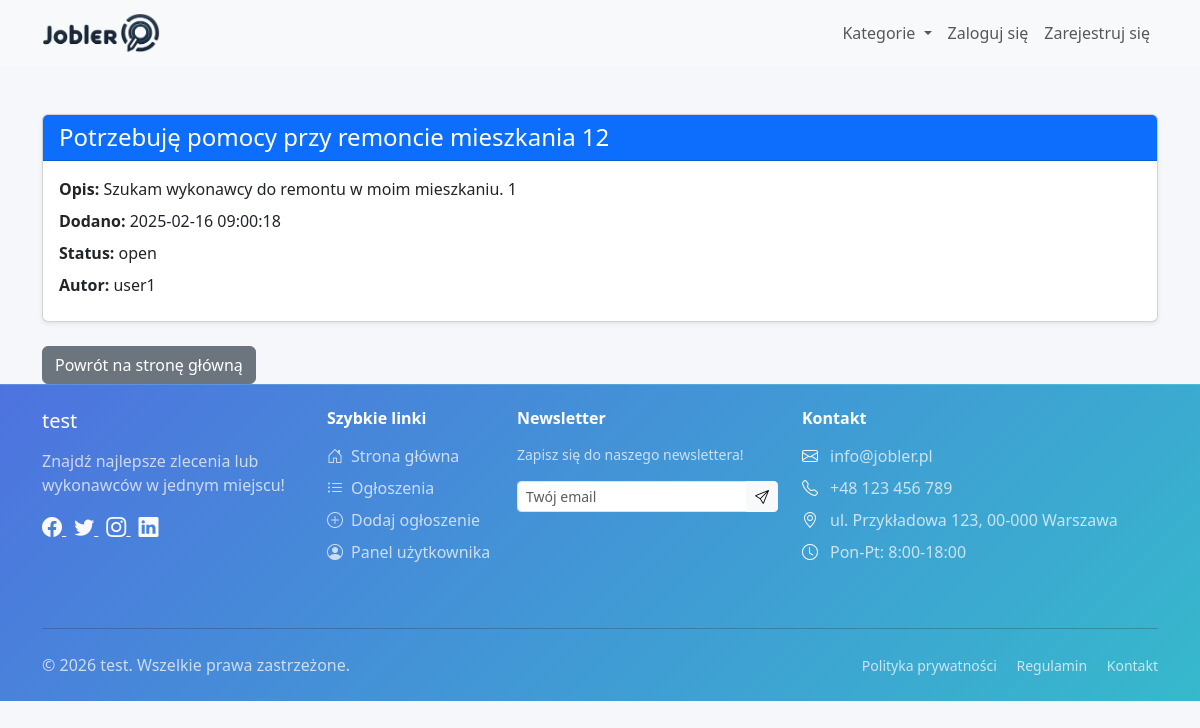
The page /views/job/view.php?id=1 on the database its author committed.
### tables this page shows
CREATE TABLE `site_settings` (
  `id` int(11) NOT NULL,
  `title` varchar(255) NOT NULL,
  `logo` varchar(255) NOT NULL,
  `categories` text DEFAULT NULL,
  `meta_description` text DEFAULT NULL,
  `meta_keywords` text DEFAULT NULL,
  `max_ads` int(11) DEFAULT 10,
  `promotion_fee` decimal(10,2) DEFAULT 10.00,
  `facebook_url` varchar(255) DEFAULT NULL,
  `twitter_url` varchar(255) DEFAULT NULL,
  `instagram_url` varchar(255) DEFAULT NULL,
  `linkedin_url` varchar(255) DEFAULT NULL,
  `contact_email` varchar(255) DEFAULT NULL,
  `contact_phone` varchar(50) DEFAULT NULL,
  `contact_address` text DEFAULT NULL,
  `business_hours` varchar(255) DEFAULT NULL,
  `created_at` timestamp NOT NULL DEFAULT current_timestamp(),
  `updated_at` timestamp NOT NULL DEFAULT current_timestamp() ON UPDATE current_timestamp(),
  `allow_registration` tinyint(1) NOT NULL DEFAULT 0,
  `smtp_server` varchar(255) DEFAULT NULL,
  `smtp_port` int(11) DEFAULT NULL,
  `smtp_username` varchar(255) DEFAULT NULL,
  `smtp_password` varchar(255) DEFAULT NULL,
  `default_language` varchar(10) NOT NULL DEFAULT 'pl',
  `layout_variant` varchar(50) NOT NULL DEFAULT 'classic',
  `company_name` varchar(255) DEFAULT NULL,
  `company_tax_id` varchar(50) DEFAULT NULL,
  `company_addresses` text DEFAULT NULL,
  `company_emails` text DEFAULT NULL,
  `company_phones` text DEFAULT NULL,
  `favicon` varchar(255) DEFAULT NULL,
  `meta_title` varchar(255) DEFAULT NULL,
  `maintenance_mode` tinyint(1) NOT NULL DEFAULT 0,
  `maintenance_message` text DEFAULT NULL,
  `email_templates` mediumtext DEFAULT NULL,
  `sitemap_enabled` tinyint(1) NOT NULL DEFAULT 1,
  `sitemap_last_generated` datetime DEFAULT NULL,
  `last_system_backup` varchar(255) DEFAULT NULL,
  `last_database_backup` varchar(255) DEFAULT NULL
);

CREATE TABLE `jobs` (
  `id` int(11) NOT NULL,
  `user_id` int(11) NOT NULL,
  `title` varchar(255) NOT NULL,
  `description` text NOT NULL,
  `status` enum('open','in_progress','closed') NOT NULL DEFAULT 'open',
  `created_at` timestamp NOT NULL DEFAULT current_timestamp(),
  `updated_at` timestamp NOT NULL DEFAULT current_timestamp() ON UPDATE current_timestamp(),
  `points_required` int(11) NOT NULL DEFAULT 1,
  `category_id` int(11) DEFAULT NULL,
  `executor_id` int(11) DEFAULT NULL
);

CREATE TABLE `users` (
  `id` int(11) NOT NULL,
  `email` varchar(255) NOT NULL,
  `password` varchar(255) NOT NULL,
  `role` enum('user','executor','admin') NOT NULL DEFAULT 'user',
  `created_at` timestamp NOT NULL DEFAULT current_timestamp(),
  `email_verified_at` datetime DEFAULT NULL,
  `last_login` datetime DEFAULT NULL,
  `last_activity` datetime DEFAULT NULL,
  `name` varchar(255) NOT NULL,
  `username` varchar(255) NOT NULL,
  `updated_at` timestamp NOT NULL DEFAULT current_timestamp() ON UPDATE current_timestamp(),
  `registration_ip` varchar(45) DEFAULT NULL,
  `user_agent` varchar(500) DEFAULT NULL,
  `last_login_ip` varchar(45) DEFAULT NULL,
  `status` enum('active','inactive') DEFAULT 'active',
  `phone` varchar(15) DEFAULT NULL,
  `account_balance` int(11) NOT NULL DEFAULT 0,
  `avatar` varchar(255) DEFAULT NULL,
  `need_change` tinyint(1) NOT NULL DEFAULT 0,
  `newsletter_subscription` tinyint(1) DEFAULT 0
);

### models/Database.php (called while the page is built, shortened)
<?php
class Database {
    private static $pdo;
    public static function getConnection() {
        if (self::$pdo == null) {
            try {
                self::$pdo = new PDO(
                    'mysql:host=localhost;dbname=jobler',
                    'root',
                    ''
                );
                self::$pdo->setAttribute(PDO::ATTR_ERRMODE, PDO::ERRMODE_EXCEPTION);
                self::$pdo->setAttribute(PDO::ATTR_DEFAULT_FETCH_MODE, PDO::FETCH_ASSOC);
            } catch (PDOException $e) {
                die("Connection failed: " . $e->getMessage());
            }
        }
        return self::$pdo;
    }
}
?>

### models/SiteSettings.php (called while the page is built, shortened)
<?php
include_once('Database.php');
class SiteSettings {
    private $pdo;
    public function __construct($pdo = null) {
        $this->pdo = $pdo ?: Database::getConnection();
    }
    private function ensureSettingsColumns() {
        $stmt = $this->pdo->query("SHOW COLUMNS FROM site_settings");
        $existingColumns = $stmt ? $stmt->fetchAll(PDO::FETCH_COLUMN) : [];
    }
    public function getSettings() {
        $this->ensureSettingsColumns();
        $query = $this->pdo->query("SELECT * FROM site_settings LIMIT 1");
        $result = $query->fetch(PDO::FETCH_ASSOC);
        return $result;
    }
}
?>

### models/Job.php (called while the page is built, shortened)
<?php
include_once('Database.php');
class Job {
    private $pdo;
    public function __construct() {
        $this->pdo = Database::getConnection();
    }
    public function getJobDetails($jobId) {
        $sql = "SELECT jobs.*, users.name as user_name
                FROM jobs
                LEFT JOIN users ON jobs.user_id = users.id
                WHERE jobs.id = :job_id";
        $stmt = $this->pdo->prepare($sql);
        $stmt->bindParam(':job_id', $jobId, PDO::PARAM_INT);
        $stmt->execute();
        return $stmt->fetch(PDO::FETCH_ASSOC);
    }
}
?>

### views/job/view.php (the view, shortened to what this page needs)
<?php
require_once '../../config/config.php';
include_once('../../models/Job.php');
$jobModel = new Job();
$jobId = isset($_GET['id']) ? intval($_GET['id']) : 0;
$job = $jobModel->getJobDetails($jobId);
?>
<!DOCTYPE html>
<html lang="pl">
<head>
    <link href="https://cdn.jsdelivr.net/npm/bootstrap@5.3.3/dist/css/bootstrap.min.css" rel="stylesheet">
	<link rel="stylesheet" href="https://cdn.jsdelivr.net/npm/bootstrap-icons@1.11.3/font/bootstrap-icons.min.css">
    <link rel="stylesheet" href="/css/style.css">
</head>
<body>
    <?php include '../../templates/navbar.php'; ?>
    <div class="container mt-5">
        <div class="card shadow-sm">
            <div class="card-header bg-primary text-white">
                <h2 class="h4 mb-0"><?= htmlspecialchars($job['title']) ?></h2>
            </div>
            <div class="card-body">
                <p class="mb-2"><strong>Opis:</strong> <?= nl2br(htmlspecialchars($job['description'])) ?></p>
                <p class="mb-2"><strong>Dodano:</strong> <?= htmlspecialchars($job['created_at']) ?></p>
                <p class="mb-2"><strong>Status:</strong> <?= htmlspecialchars($job['status']) ?></p>
                <p class="mb-2"><strong>Autor:</strong> <?= htmlspecialchars($job['user_name'] ?? 'Nieznany') ?></p>
            </div>
        </div>
        <div class="mt-4">
            <a href="/" class="btn btn-secondary">Powrót na stronę główną</a>
        </div>
    </div>
    <?php include '../../templates/footer.php'; ?>
</body>
</html>

### templates/navbar.php (shortened to what this page needs)
<?php
require_once __DIR__ . '/../models/SiteSettings.php';
$siteSettingsModel = new SiteSettings();
$siteSettings = $siteSettingsModel->getSettings();
$logo = $siteSettings['logo'] ?? 'logo.png';
$siteTitle = $siteSettings['title'] ?? 'Jobler';
?>
<nav class="navbar navbar-expand-lg navbar-light bg-light">
  <div class="container">
    <a class="navbar-brand" href="/">
      <img src="../../img/<?= htmlspecialchars($logo) ?>" alt="<?= htmlspecialchars($siteTitle) ?>" style="height: 40px;">
    </a>
    <div class="collapse navbar-collapse" id="navbarNav">
      <ul class="navbar-nav ms-auto">
        <li class="nav-item dropdown">
          <a class="nav-link dropdown-toggle" href="#" id="categoryDropdown" role="button" data-bs-toggle="dropdown" aria-expanded="false">
            Kategorie
          </a>
        </li>
        <?php if (isset($_SESSION['user_id'])): ?>
          <li class="nav-item">
            <a class="nav-link" href="../../views/user/dashboard.php">Panel użytkownika</a>
          </li>
          <?php if (isset($_SESSION['user_role']) && $_SESSION['user_role'] === 'admin'): ?>
            <li class="nav-item">
              <a class="nav-link" href="../../views/admin/dashboard.php">Panel Administracyjny</a>
            </li>
          <?php endif; ?>
          <?php if (isset($_SESSION['user_role']) && $_SESSION['user_role'] === 'executor'): ?>
            <li class="nav-item">
              <a class="nav-link" href="../../views/executor/dashboard.php">Dashboard Wykonawcy</a>
            </li>
          <?php endif; ?>
          <li class="nav-item">
            <a class="nav-link" href="../../logout.php">Wyloguj</a>
          </li>
        <?php else: ?>
          <li class="nav-item">
            <a class="nav-link" href="../../login.php">Zaloguj się</a>
          </li>
          <li class="nav-item">
            <a class="nav-link" href="../../register.php">Zarejestruj się</a>
          </li>
        <?php endif; ?>
      </ul>
    </div>
  </div>
</nav>

### templates/footer.php (shortened to what this page needs)
<?php
require_once __DIR__ . '/../models/SiteSettings.php';
$siteSettingsModel = new SiteSettings();
$siteSettings = $siteSettingsModel->getSettings();
$siteTitle = $siteSettings['title'] ?? 'Jobler';
?>
<footer class="footer mt-auto py-4" style="background: linear-gradient(135deg, var(--primary-color) 0%, var(--accent-color) 100%);">
    <div class="container">
        <div class="row">
            <div class="col-lg-3 col-md-6 mb-4">
                <div class="footer-brand d-flex align-items-center mb-3">
                    <h5 class="text-white mb-0"><?= htmlspecialchars($siteTitle) ?></h5>
                </div>
                <p class="text-light opacity-75">Znajdź najlepsze zlecenia lub wykonawców w jednym miejscu!</p>
                <div class="social-icons mt-3">
                    <?php if (!empty($siteSettings['facebook_url'])): ?>
                    <a href="<?= htmlspecialchars($siteSettings['facebook_url']) ?>" class="text-light me-2" aria-label="Facebook" target="_blank">
                        <i class="bi bi-facebook fs-5"></i>
                    </a>
                    <?php endif; ?>
                    <?php if (!empty($siteSettings['twitter_url'])): ?>
                    <a href="<?= htmlspecialchars($siteSettings['twitter_url']) ?>" class="text-light me-2" aria-label="Twitter" target="_blank">
                        <i class="bi bi-twitter fs-5"></i>
                    </a>
                    <?php endif; ?>
                    <?php if (!empty($siteSettings['instagram_url'])): ?>
                    <a href="<?= htmlspecialchars($siteSettings['instagram_url']) ?>" class="text-light me-2" aria-label="Instagram" target="_blank">
                        <i class="bi bi-instagram fs-5"></i>
                    </a>
                    <?php endif; ?>
                    <?php if (!empty($siteSettings['linkedin_url'])): ?>
                    <a href="<?= htmlspecialchars($siteSettings['linkedin_url']) ?>" class="text-light" aria-label="LinkedIn" target="_blank">
                        <i class="bi bi-linkedin fs-5"></i>
                    </a>
                    <?php endif; ?>
                </div>
            </div>
            <div class="col-lg-2 col-md-6 mb-4">
                <h6 class="text-white mb-3 fw-bold">Szybkie linki</h6>
                <ul class="list-unstyled">
                    <li class="mb-2">
                        <a href="/" class="text-light text-decoration-none opacity-75 hover-opacity-100">
                            <i class="bi bi-house-door me-2"></i>Strona główna
                        </a>
                    </li>
                    <li class="mb-2">
                        <a href="/views/job/list.php" class="text-light text-decoration-none opacity-75 hover-opacity-100">
                            <i class="bi bi-list-ul me-2"></i>Ogłoszenia
                        </a>
                    </li>
                    <li class="mb-2">
                        <a href="/views/job/add.php" class="text-light text-decoration-none opacity-75 hover-opacity-100">
                            <i class="bi bi-plus-circle me-2"></i>Dodaj ogłoszenie
                        </a>
                    </li>
                    <li class="mb-2">
                        <a href="/views/user/dashboard.php" class="text-light text-decoration-none opacity-75 hover-opacity-100">
                            <i class="bi bi-person-circle me-2"></i>Panel użytkownika
                        </a>
                    </li>
                </ul>
            </div>
<div class="col-lg-3 col-md-6 mb-4">
    <h6 class="text-white mb-3 fw-bold">Newsletter</h6>
    <p class="text-light opacity-75 small">Zapisz się do naszego newslettera!</p>
    <form id="newsletterForm">
        <div class="input-group">
            <input type="email" name="email" class="form-control form-control-sm" placeholder="Twój email" aria-label="Email" required>
            <button class="btn btn-light btn-sm" type="submit">
                <i class="bi bi-send"></i>
            </button>
        </div>
    </form>
</div>
            <div class="col-lg-4 col-md-6 mb-4">
                <h6 class="text-white mb-3 fw-bold">Kontakt</h6>
                <div class="contact-info">
                    <?php if (!empty($siteSettings['contact_email'])): ?>
                    <div class="d-flex align-items-center mb-2">
                        <i class="bi bi-envelope text-light me-2"></i>
                        <span class="text-light opacity-75"><?= htmlspecialchars($siteSettings['contact_email']) ?></span>
                    </div>
                    <?php endif; ?>
                    <?php if (!empty($siteSettings['contact_phone'])): ?>
                    <div class="d-flex align-items-center mb-2">
                        <i class="bi bi-telephone text-light me-2"></i>
                        <span class="text-light opacity-75"><?= htmlspecialchars($siteSettings['contact_phone']) ?></span>
                    </div>
                    <?php endif; ?>
                    <?php if (!empty($siteSettings['contact_address'])): ?>
                    <div class="d-flex align-items-center mb-2">
                        <i class="bi bi-geo-alt text-light me-2"></i>
                        <span class="text-light opacity-75"><?= htmlspecialchars($siteSettings['contact_address']) ?></span>
                    </div>
                    <?php endif; ?>
                    <?php if (!empty($siteSettings['business_hours'])): ?>
                    <div class="d-flex align-items-center mb-2">
                        <i class="bi bi-clock text-light me-2"></i>
                        <span class="text-light opacity-75"><?= htmlspecialchars($siteSettings['business_hours']) ?></span>
                    </div>
                    <?php endif; ?>
                </div>
            </div>
        </div>
        <hr class="my-4 bg-light opacity-25">
        <div class="row align-items-center">
            <div class="col-md-6">
                <p class="text-light opacity-75 mb-0">
                    &copy; <?= date('Y') ?> <?= htmlspecialchars($siteTitle) ?>. Wszelkie prawa zastrzeżone.
                </p>
            </div>
            <div class="col-md-6 text-md-end">
                <div class="footer-links">
                    <a href="/polityka-prywatnosci" class="text-light text-decoration-none opacity-75 hover-opacity-100 me-3 small">
                        Polityka prywatności
                    </a>
                    <a href="/regulamin" class="text-light text-decoration-none opacity-75 hover-opacity-100 me-3 small">
                        Regulamin
                    </a>
                    <a href="/kontakt" class="text-light text-decoration-none opacity-75 hover-opacity-100 small">
                        Kontakt
                    </a>
                </div>
            </div>
        </div>
    </div>
</footer>
</body>
</html>

### css/style.css (style rules this page uses)
:root { --primary-color: #4e73df; --secondary-color: #f8f9fc; --accent-color: #36b9cc; --text-dark: #5a5c69; --border-radius: 12px; }
body { background-color: #f5f7fb; font-family: 'Segoe UI', Tahoma, Geneva, Verdana, sans-serif; }
.footer { background: linear-gradient(135deg, var(--primary-color) 0%, var(--accent-color) 100%) !important; border-top: 1px solid rgba(255, 255, 255, 0.1); }
.contact-info i { width: 20px; }

### rows shown on the page
site_settings: logo+title (picture), title "test", contact_email "info@jobler.pl", contact_phone "+48 123 456 789", contact_address "ul. Przykładowa 123, 00-000 Warszawa", business_hours "Pon-Pt: 8:00-18:00"
jobs: title "Potrzebuję pomocy przy remoncie mieszkania 12", description "Szukam wykonawcy do remontu w moim mieszkaniu. 1", created_at "2025-02-16 09:00:18", status "open", user.name "user1"
